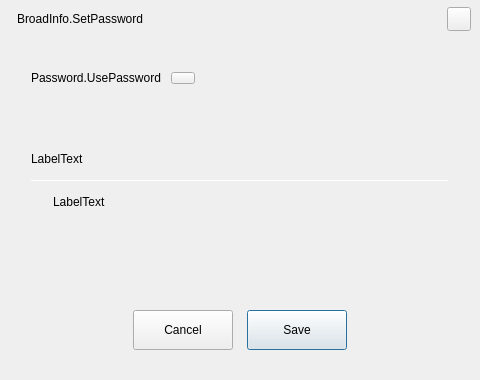
<?xml version="1.0" encoding="UTF-8"?>
<ui version="4.0">
 <class>AFQPasswordSettingDialog</class>
 <widget class="QDialog" name="AFQPasswordSettingDialog">
  <property name="geometry">
   <rect>
    <x>0</x>
    <y>0</y>
    <width>480</width>
    <height>380</height>
   </rect>
  </property>
  <property name="sizePolicy">
   <sizepolicy hsizetype="Fixed" vsizetype="Fixed">
    <horstretch>0</horstretch>
    <verstretch>0</verstretch>
   </sizepolicy>
  </property>
  <property name="minimumSize">
   <size>
    <width>480</width>
    <height>380</height>
   </size>
  </property>
  <property name="maximumSize">
   <size>
    <width>480</width>
    <height>380</height>
   </size>
  </property>
  <property name="windowTitle">
   <string>Dialog</string>
  </property>
  <property name="styleSheet">
   <string notr="true"/>
  </property>
  <layout class="QVBoxLayout" name="verticalLayout">
   <property name="spacing">
    <number>0</number>
   </property>
   <property name="leftMargin">
    <number>1</number>
   </property>
   <property name="topMargin">
    <number>0</number>
   </property>
   <property name="rightMargin">
    <number>1</number>
   </property>
   <property name="bottomMargin">
    <number>0</number>
   </property>
   <item>
    <widget class="QFrame" name="titleFrame">
     <property name="minimumSize">
      <size>
       <width>0</width>
       <height>38</height>
      </size>
     </property>
     <property name="maximumSize">
      <size>
       <width>16777215</width>
       <height>38</height>
      </size>
     </property>
     <layout class="QHBoxLayout" name="horizontalLayout_2">
      <property name="leftMargin">
       <number>16</number>
      </property>
      <property name="topMargin">
       <number>6</number>
      </property>
      <property name="rightMargin">
       <number>8</number>
      </property>
      <property name="bottomMargin">
       <number>6</number>
      </property>
      <item>
       <widget class="QLabel" name="label_Title">
        <property name="minimumSize">
         <size>
          <width>0</width>
          <height>24</height>
         </size>
        </property>
        <property name="maximumSize">
         <size>
          <width>16777215</width>
          <height>24</height>
         </size>
        </property>
        <property name="text">
         <string>BroadInfo.SetPassword</string>
        </property>
        <property name="labelType" stdset="0">
         <string>labelTitle</string>
        </property>
       </widget>
      </item>
      <item>
       <spacer name="horizontalSpacer_4">
        <property name="orientation">
         <enum>Qt::Horizontal</enum>
        </property>
        <property name="sizeHint" stdset="0">
         <size>
          <width>793</width>
          <height>20</height>
         </size>
        </property>
       </spacer>
      </item>
      <item>
       <widget class="QPushButton" name="pushButton_Close">
        <property name="enabled">
         <bool>true</bool>
        </property>
        <property name="minimumSize">
         <size>
          <width>24</width>
          <height>24</height>
         </size>
        </property>
        <property name="maximumSize">
         <size>
          <width>24</width>
          <height>24</height>
         </size>
        </property>
        <property name="text">
         <string/>
        </property>
        <property name="iconSize">
         <size>
          <width>11</width>
          <height>11</height>
         </size>
        </property>
        <property name="buttonType" stdset="0">
         <string>closeButton</string>
        </property>
       </widget>
      </item>
     </layout>
    </widget>
   </item>
   <item>
    <layout class="QVBoxLayout" name="verticalLayout_SettingArea">
     <property name="spacing">
      <number>14</number>
     </property>
     <property name="leftMargin">
      <number>30</number>
     </property>
     <property name="topMargin">
      <number>30</number>
     </property>
     <property name="rightMargin">
      <number>30</number>
     </property>
     <property name="bottomMargin">
      <number>30</number>
     </property>
     <item>
      <widget class="QWidget" name="widget_PasswordSettingArea" native="true">
       <layout class="QVBoxLayout" name="verticalLayout_2">
        <property name="spacing">
         <number>10</number>
        </property>
        <property name="leftMargin">
         <number>0</number>
        </property>
        <property name="topMargin">
         <number>0</number>
        </property>
        <property name="rightMargin">
         <number>0</number>
        </property>
        <property name="bottomMargin">
         <number>0</number>
        </property>
        <item>
         <layout class="QHBoxLayout" name="horizontalLayout_UsePassword">
          <item>
           <widget class="QLabel" name="label_UsePassword">
            <property name="text">
             <string>Password.UsePassword</string>
            </property>
           </widget>
          </item>
          <item>
           <widget class="AFQToggleButton" name="pushButton_UsePassword">
            <property name="sizePolicy">
             <sizepolicy hsizetype="Fixed" vsizetype="Fixed">
              <horstretch>0</horstretch>
              <verstretch>0</verstretch>
             </sizepolicy>
            </property>
            <property name="minimumSize">
             <size>
              <width>24</width>
              <height>12</height>
             </size>
            </property>
            <property name="maximumSize">
             <size>
              <width>24</width>
              <height>12</height>
             </size>
            </property>
            <property name="text">
             <string/>
            </property>
           </widget>
          </item>
          <item>
           <spacer name="horizontalSpacer">
            <property name="orientation">
             <enum>Qt::Horizontal</enum>
            </property>
            <property name="sizeHint" stdset="0">
             <size>
              <width>40</width>
              <height>20</height>
             </size>
            </property>
           </spacer>
          </item>
         </layout>
        </item>
        <item>
         <widget class="AFQSecureLengthAwareLineEdit" name="widget_InputPassword" native="true">
          <property name="sizePolicy">
           <sizepolicy hsizetype="Preferred" vsizetype="Fixed">
            <horstretch>0</horstretch>
            <verstretch>0</verstretch>
           </sizepolicy>
          </property>
          <property name="minimumSize">
           <size>
            <width>0</width>
            <height>40</height>
           </size>
          </property>
          <property name="maximumSize">
           <size>
            <width>16777215</width>
            <height>40</height>
           </size>
          </property>
         </widget>
        </item>
       </layout>
      </widget>
     </item>
     <item>
      <widget class="QWidget" name="widget_WarningArea" native="true">
       <property name="sizePolicy">
        <sizepolicy hsizetype="Preferred" vsizetype="Expanding">
         <horstretch>0</horstretch>
         <verstretch>0</verstretch>
        </sizepolicy>
       </property>
       <layout class="QVBoxLayout" name="verticalLayout_3">
        <property name="spacing">
         <number>14</number>
        </property>
        <property name="leftMargin">
         <number>0</number>
        </property>
        <property name="topMargin">
         <number>0</number>
        </property>
        <property name="rightMargin">
         <number>0</number>
        </property>
        <property name="bottomMargin">
         <number>0</number>
        </property>
        <item>
         <widget class="QLabel" name="label_Warning">
          <property name="sizePolicy">
           <sizepolicy hsizetype="Preferred" vsizetype="Minimum">
            <horstretch>0</horstretch>
            <verstretch>0</verstretch>
           </sizepolicy>
          </property>
          <property name="text">
           <string>LabelText</string>
          </property>
         </widget>
        </item>
        <item>
         <widget class="Line" name="line">
          <property name="minimumSize">
           <size>
            <width>0</width>
            <height>1</height>
           </size>
          </property>
          <property name="maximumSize">
           <size>
            <width>16777215</width>
            <height>1</height>
           </size>
          </property>
          <property name="orientation">
           <enum>Qt::Horizontal</enum>
          </property>
         </widget>
        </item>
        <item>
         <widget class="QWidget" name="widget" native="true">
          <layout class="QHBoxLayout" name="horizontalLayout">
           <property name="spacing">
            <number>2</number>
           </property>
           <property name="leftMargin">
            <number>0</number>
           </property>
           <property name="topMargin">
            <number>0</number>
           </property>
           <property name="rightMargin">
            <number>0</number>
           </property>
           <property name="bottomMargin">
            <number>0</number>
           </property>
           <item>
            <layout class="QVBoxLayout" name="verticalLayout_4">
             <property name="spacing">
              <number>0</number>
             </property>
             <property name="leftMargin">
              <number>0</number>
             </property>
             <property name="topMargin">
              <number>4</number>
             </property>
             <item>
              <widget class="QLabel" name="label_GuidanceIcon">
               <property name="sizePolicy">
                <sizepolicy hsizetype="Fixed" vsizetype="Fixed">
                 <horstretch>0</horstretch>
                 <verstretch>0</verstretch>
                </sizepolicy>
               </property>
               <property name="minimumSize">
                <size>
                 <width>14</width>
                 <height>14</height>
                </size>
               </property>
               <property name="maximumSize">
                <size>
                 <width>14</width>
                 <height>14</height>
                </size>
               </property>
               <property name="text">
                <string/>
               </property>
              </widget>
             </item>
             <item>
              <spacer name="verticalSpacer_2">
               <property name="orientation">
                <enum>Qt::Vertical</enum>
               </property>
               <property name="sizeHint" stdset="0">
                <size>
                 <width>20</width>
                 <height>40</height>
                </size>
               </property>
              </spacer>
             </item>
            </layout>
           </item>
           <item>
            <widget class="QLabel" name="label_Guidance">
             <property name="sizePolicy">
              <sizepolicy hsizetype="Expanding" vsizetype="Preferred">
               <horstretch>0</horstretch>
               <verstretch>0</verstretch>
              </sizepolicy>
             </property>
             <property name="text">
              <string>LabelText</string>
             </property>
             <property name="alignment">
              <set>Qt::AlignLeading|Qt::AlignLeft|Qt::AlignTop</set>
             </property>
            </widget>
           </item>
          </layout>
         </widget>
        </item>
       </layout>
      </widget>
     </item>
     <item>
      <spacer name="verticalSpacer">
       <property name="orientation">
        <enum>Qt::Vertical</enum>
       </property>
       <property name="sizeHint" stdset="0">
        <size>
         <width>20</width>
         <height>40</height>
        </size>
       </property>
      </spacer>
     </item>
     <item>
      <layout class="QHBoxLayout" name="horizontalLayout_3">
       <property name="topMargin">
        <number>0</number>
       </property>
       <item>
        <spacer name="horizontalSpacer_2">
         <property name="orientation">
          <enum>Qt::Horizontal</enum>
         </property>
         <property name="sizeHint" stdset="0">
          <size>
           <width>40</width>
           <height>20</height>
          </size>
         </property>
        </spacer>
       </item>
       <item>
        <widget class="QPushButton" name="pushButton_Cancel">
         <property name="minimumSize">
          <size>
           <width>100</width>
           <height>40</height>
          </size>
         </property>
         <property name="maximumSize">
          <size>
           <width>100</width>
           <height>40</height>
          </size>
         </property>
         <property name="text">
          <string>Cancel</string>
         </property>
        </widget>
       </item>
       <item>
        <widget class="QPushButton" name="pushButton_Save">
         <property name="minimumSize">
          <size>
           <width>100</width>
           <height>40</height>
          </size>
         </property>
         <property name="maximumSize">
          <size>
           <width>100</width>
           <height>40</height>
          </size>
         </property>
         <property name="text">
          <string>Save</string>
         </property>
         <property name="default">
          <bool>true</bool>
         </property>
        </widget>
       </item>
       <item>
        <spacer name="horizontalSpacer_3">
         <property name="orientation">
          <enum>Qt::Horizontal</enum>
         </property>
         <property name="sizeHint" stdset="0">
          <size>
           <width>40</width>
           <height>20</height>
          </size>
         </property>
        </spacer>
       </item>
      </layout>
     </item>
    </layout>
   </item>
  </layout>
 </widget>
 <customwidgets>
  <customwidget>
   <class>AFQToggleButton</class>
   <extends>QPushButton</extends>
   <header>UIComponent/CBasicToggleButton.h</header>
  </customwidget>
  <customwidget>
   <class>AFQSecureLengthAwareLineEdit</class>
   <extends>QWidget</extends>
   <header>UIComponent/CLengthAwareCustomLineEdit.h</header>
   <container>1</container>
  </customwidget>
 </customwidgets>
 <resources>
  <include location="aneta-main-resource.qrc"/>
 </resources>
 <connections/>
</ui>
